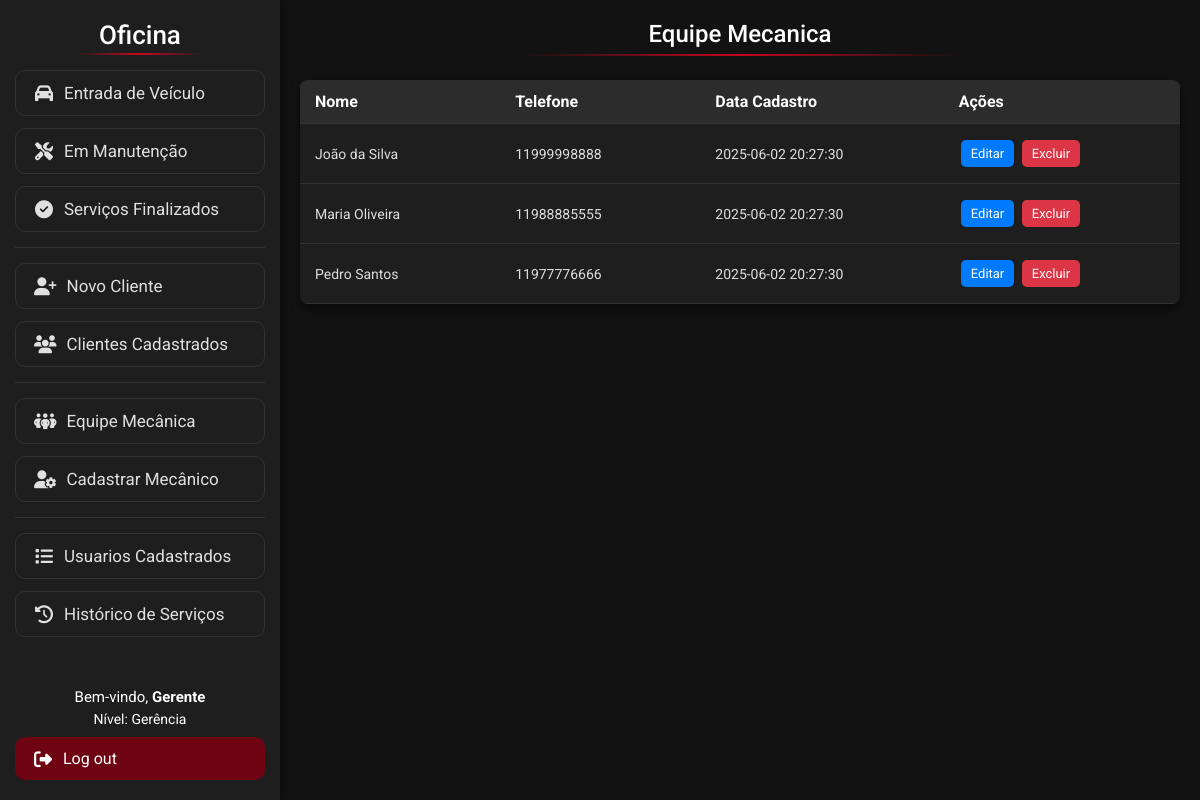
Screenshot of /Visao/ListarMecanicos.php (signed in) with the database file from the repository.
### tables this page shows
create table mecanico (
idMecanico int auto_increment primary key,
nome varchar(80) not null,
telefone varchar(20) not null,
dataCadastro datetime default current_timestamp
);

### Modelo/DAO/ClassMecanicoDAO.php (called while the page is built, shortened)
<?php
class ClassMecanicoDAO
{
    public function listarMecanico()
    {
        try {
            $pdo = Conexao::getInstance();
            $sql = "SELECT * FROM mecanico";
            $stmt = $pdo->prepare($sql);
            $stmt->execute();
            return $stmt->fetchAll(PDO::FETCH_ASSOC);
        } catch (PDOException $exc) {
            echo $exc->getMessage();
        }
    }
}

### Visao/ListarMecanicos.php (the view, shortened to what this page needs)
<!DOCTYPE html>
<html lang="pt-BR">
<head>
    <link rel="stylesheet" href="css/lista.css">
</head>
<body>
    <?php
    include 'Menu.php';
    ?>
    <h1 class="titulo">Equipe Mecanica</h1>
    <table class="tabela-clientes">
        <thead>
            <tr>
                <th>Nome</th>
                <th>Telefone</th>
                <th>Data Cadastro</th>
                <?php if ($_SESSION['nivel'] == 1) { ?>
                    <th>Ações</th>
                <?php } ?>
            </tr>
        </thead>
        <tbody>
            <?php
            require_once "../Modelo/DAO/ClassMecanicoDAO.php";
            $classMecanicoDAO = new ClassMecanicoDAO();
            $mecanicos = $classMecanicoDAO->listarMecanico();
            foreach ($mecanicos as $mecanico) {
                echo '<tr>';
                echo '<td>' . $mecanico['nome'] . '</td>';
                echo '<td>' . $mecanico['telefone'] . '</td>';
                echo '<td>' . $mecanico['dataCadastro'] . '</td>';
                if ($_SESSION['nivel'] == 1) {
                    echo '<td>
                    <a href="AlterarMecanico.php?idex=' . $mecanico['idMecanico'] . '"class="btn btn-editar">Editar</a>
                    <a href="../Controle/ControleMecanico.php?ACAO=deletarMecanico&idex=' . $mecanico['idMecanico'] . '" class="btn btn-excluir" onclick="return confirm(\'Tem certeza que deseja excluir este mecânico?\')">Excluir</a>
                    </td>';
                }
                echo '</tr>';
            }
            ?>
        </tbody>
    </table>
</body>
</html>

### Visao/css/lista.css (style rules this page uses)
* { box-sizing: border-box; font-family: 'Roboto', sans-serif; margin: 0; padding: 0; }
body { background-color: #121212; color: #e0e0e0; padding: 20px; margin-left: 280px; }
.titulo { color: white; margin-bottom: 1.5rem; font-weight: 500; font-size: 24px; text-align: center; position: relative; padding-bottom: 0.5rem; }
.titulo::after { content: ''; position: absolute; bottom: 0; left: 25%; width: 50%; height: 2px; background: linear-gradient(90deg, transparent, #ff0022c4, transparent); }
.tabela-clientes { width: 100%; min-width: 600px; border-collapse: collapse; background-color: #1e1e1e; border-radius: 8px; overflow: hidden; box-shadow: 0 4px 10px rgba(0, 0, 0, 0.5); }
.tabela-clientes th, .tabela-clientes td { padding: 12px 15px; text-align: left; border-bottom: 1px solid #333; word-wrap: break-word; }
.tabela-clientes th { background-color: #2c2c2c; color: #ffffff; }
.tabela-clientes td { color: #dddddd; font-size: 14px; min-width: 130px; }
.btn { padding: 6px 10px; border: none; border-radius: 5px; cursor: pointer; font-size: 13px; margin: 4px 2px; display: inline-block; white-space: nowrap; text-align: center; }
.btn-editar { background-color: #007bff; color: white; text-decoration: none; }
.btn-excluir { background-color: #dc3545; color: white; text-decoration: none; }

### rows the page displays
mecanico: nome "João da Silva", telefone "11999998888", dataCadastro "2025-06-02 20:27:30"
mecanico: nome "Maria Oliveira", telefone "11988885555", dataCadastro "2025-06-02 20:27:30"
mecanico: nome "Pedro Santos", telefone "11977776666", dataCadastro "2025-06-02 20:27:30"

### other values shown
$_SESSION['login'] "Gerente"
